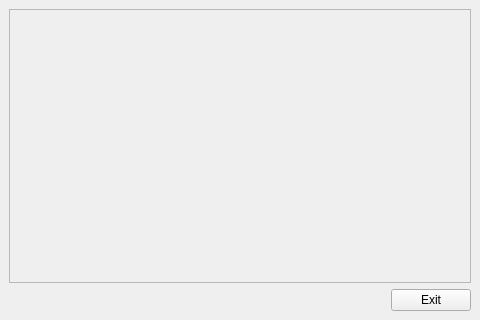
<?xml version="1.0" encoding="UTF-8"?>
<ui version="4.0">
 <author>Simão Amorim</author>
 <class>MainWindow</class>
 <widget class="QMainWindow" name="MainWindow">
  <property name="geometry">
   <rect>
    <x>0</x>
    <y>0</y>
    <width>480</width>
    <height>320</height>
   </rect>
  </property>
  <property name="windowTitle">
   <string>MainWindow</string>
  </property>
  <widget class="QWidget" name="centralwidget">
   <layout class="QGridLayout" name="gridLayout">
    <item row="1" column="0">
     <layout class="QHBoxLayout" name="horizontalLayout">
      <item>
       <spacer name="horizontalSpacer">
        <property name="orientation">
         <enum>Qt::Horizontal</enum>
        </property>
        <property name="sizeHint" stdset="0">
         <size>
          <width>40</width>
          <height>20</height>
         </size>
        </property>
       </spacer>
      </item>
      <item>
       <widget class="QPushButton" name="exitButton">
        <property name="text">
         <string>Exit</string>
        </property>
       </widget>
      </item>
     </layout>
    </item>
    <item row="0" column="0">
     <widget class="QFrame" name="loaderFrame">
      <property name="sizePolicy">
       <sizepolicy hsizetype="Expanding" vsizetype="Expanding">
        <horstretch>0</horstretch>
        <verstretch>0</verstretch>
       </sizepolicy>
      </property>
      <property name="frameShape">
       <enum>QFrame::StyledPanel</enum>
      </property>
      <property name="frameShadow">
       <enum>QFrame::Raised</enum>
      </property>
     </widget>
    </item>
   </layout>
  </widget>
 </widget>
 <resources/>
 <connections>
  <connection>
   <sender>exitButton</sender>
   <signal>clicked()</signal>
   <receiver>MainWindow</receiver>
   <slot>close()</slot>
   <hints>
    <hint type="sourcelabel">
     <x>741</x>
     <y>573</y>
    </hint>
    <hint type="destinationlabel">
     <x>399</x>
     <y>299</y>
    </hint>
   </hints>
  </connection>
 </connections>
</ui>
